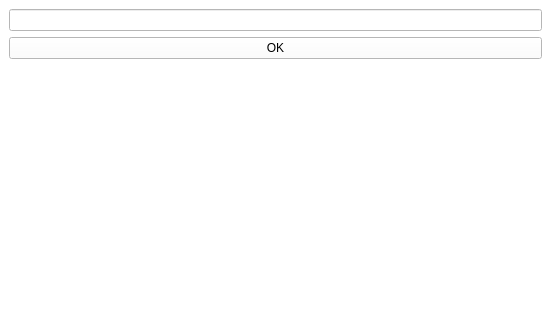
<?xml version="1.0" encoding="UTF-8"?>
<ui version="4.0">
 <class>MainWindow</class>
 <widget class="QMainWindow" name="MainWindow">
  <property name="geometry">
   <rect>
    <x>0</x>
    <y>0</y>
    <width>551</width>
    <height>311</height>
   </rect>
  </property>
  <property name="windowTitle">
   <string>MainWindow</string>
  </property>
  <property name="styleSheet">
   <string notr="true">background-color: white;</string>
  </property>
  <widget class="QWidget" name="centralwidget">
   <layout class="QVBoxLayout" name="verticalLayout_2">
    <item>
     <layout class="QVBoxLayout" name="verticalLayout">
      <item>
       <widget class="QLineEdit" name="equationEdit"/>
      </item>
      <item>
       <widget class="QPushButton" name="okButton">
        <property name="text">
         <string>OK</string>
        </property>
       </widget>
      </item>
      <item>
       <widget class="QLabel" name="expressionImage">
        <property name="text">
         <string/>
        </property>
       </widget>
      </item>
      <item>
       <widget class="QLabel" name="resultImage">
        <property name="styleSheet">
         <string notr="true">background-color: white;</string>
        </property>
        <property name="text">
         <string/>
        </property>
       </widget>
      </item>
     </layout>
    </item>
   </layout>
  </widget>
 </widget>
 <resources/>
 <connections/>
</ui>
